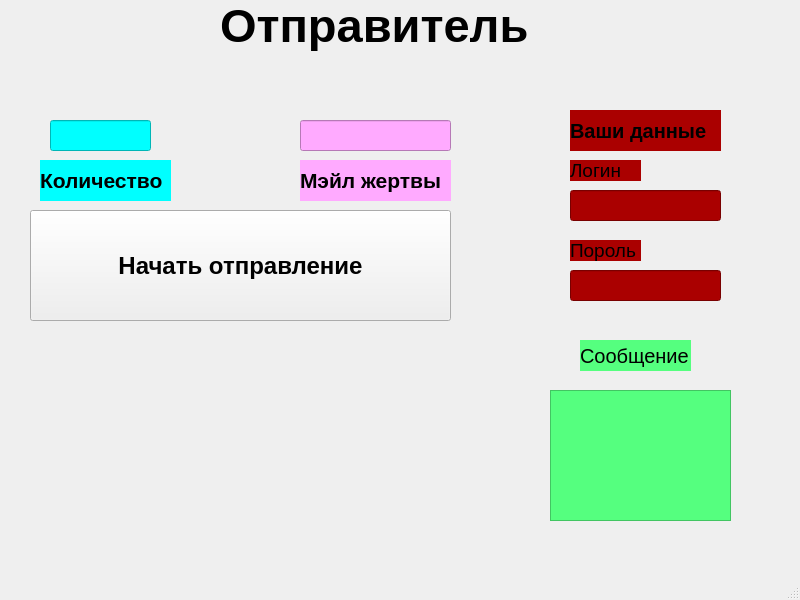
<?xml version="1.0" encoding="UTF-8"?>
<ui version="4.0">
 <class>MainWindow</class>
 <widget class="QMainWindow" name="MainWindow">
  <property name="geometry">
   <rect>
    <x>0</x>
    <y>0</y>
    <width>800</width>
    <height>600</height>
   </rect>
  </property>
  <property name="windowTitle">
   <string>MainWindow</string>
  </property>
  <property name="styleSheet">
   <string notr="true"/>
  </property>
  <widget class="QWidget" name="centralwidget">
   <property name="minimumSize">
    <size>
     <width>400</width>
     <height>400</height>
    </size>
   </property>
   <property name="maximumSize">
    <size>
     <width>1600</width>
     <height>1600</height>
    </size>
   </property>
   <widget class="QPushButton" name="pushButton">
    <property name="geometry">
     <rect>
      <x>30</x>
      <y>210</y>
      <width>421</width>
      <height>111</height>
     </rect>
    </property>
    <property name="minimumSize">
     <size>
      <width>150</width>
      <height>35</height>
     </size>
    </property>
    <property name="maximumSize">
     <size>
      <width>600</width>
      <height>140</height>
     </size>
    </property>
    <property name="font">
     <font>
      <pointsize>18</pointsize>
      <weight>75</weight>
      <bold>true</bold>
     </font>
    </property>
    <property name="text">
     <string>Начать отправление</string>
    </property>
   </widget>
   <widget class="QLineEdit" name="lineEdit">
    <property name="geometry">
     <rect>
      <x>50</x>
      <y>120</y>
      <width>101</width>
      <height>31</height>
     </rect>
    </property>
    <property name="minimumSize">
     <size>
      <width>30</width>
      <height>20</height>
     </size>
    </property>
    <property name="maximumSize">
     <size>
      <width>120</width>
      <height>80</height>
     </size>
    </property>
    <property name="font">
     <font>
      <pointsize>14</pointsize>
      <weight>75</weight>
      <bold>true</bold>
     </font>
    </property>
    <property name="styleSheet">
     <string notr="true">background-color: rgb(0, 255, 255);</string>
    </property>
   </widget>
   <widget class="QLabel" name="vlm">
    <property name="geometry">
     <rect>
      <x>40</x>
      <y>160</y>
      <width>131</width>
      <height>41</height>
     </rect>
    </property>
    <property name="font">
     <font>
      <pointsize>16</pointsize>
      <weight>75</weight>
      <bold>true</bold>
     </font>
    </property>
    <property name="styleSheet">
     <string notr="true">background-color: rgb(0, 255, 255);</string>
    </property>
    <property name="text">
     <string>Количество</string>
    </property>
   </widget>
   <widget class="QLabel" name="label">
    <property name="geometry">
     <rect>
      <x>220</x>
      <y>0</y>
      <width>331</width>
      <height>51</height>
     </rect>
    </property>
    <property name="font">
     <font>
      <pointsize>35</pointsize>
      <weight>75</weight>
      <bold>true</bold>
     </font>
    </property>
    <property name="text">
     <string>Отправитель</string>
    </property>
   </widget>
   <widget class="QLineEdit" name="lineEdit_2">
    <property name="geometry">
     <rect>
      <x>570</x>
      <y>270</y>
      <width>151</width>
      <height>31</height>
     </rect>
    </property>
    <property name="font">
     <font>
      <pointsize>15</pointsize>
     </font>
    </property>
    <property name="styleSheet">
     <string notr="true">background-color:rgb(170, 0, 0);</string>
    </property>
    <property name="text">
     <string/>
    </property>
   </widget>
   <widget class="QLineEdit" name="lineEdit_3">
    <property name="geometry">
     <rect>
      <x>300</x>
      <y>120</y>
      <width>151</width>
      <height>31</height>
     </rect>
    </property>
    <property name="styleSheet">
     <string notr="true">background-color: rgb(255, 170, 255);</string>
    </property>
   </widget>
   <widget class="QLabel" name="vlm_2">
    <property name="geometry">
     <rect>
      <x>300</x>
      <y>160</y>
      <width>151</width>
      <height>41</height>
     </rect>
    </property>
    <property name="font">
     <font>
      <pointsize>16</pointsize>
      <weight>75</weight>
      <bold>true</bold>
     </font>
    </property>
    <property name="styleSheet">
     <string notr="true">background-color: rgb(255, 170, 255);</string>
    </property>
    <property name="text">
     <string>Мэйл жертвы</string>
    </property>
   </widget>
   <widget class="QLabel" name="label_2">
    <property name="geometry">
     <rect>
      <x>570</x>
      <y>110</y>
      <width>151</width>
      <height>41</height>
     </rect>
    </property>
    <property name="font">
     <font>
      <pointsize>15</pointsize>
      <weight>75</weight>
      <bold>true</bold>
     </font>
    </property>
    <property name="styleSheet">
     <string notr="true">background-color:rgb(170, 0, 0);</string>
    </property>
    <property name="text">
     <string>Ваши данные</string>
    </property>
   </widget>
   <widget class="QLineEdit" name="lineEdit_4">
    <property name="geometry">
     <rect>
      <x>570</x>
      <y>190</y>
      <width>151</width>
      <height>31</height>
     </rect>
    </property>
    <property name="font">
     <font>
      <pointsize>15</pointsize>
     </font>
    </property>
    <property name="styleSheet">
     <string notr="true">background-color:rgb(170, 0, 0);</string>
    </property>
    <property name="text">
     <string/>
    </property>
   </widget>
   <widget class="QTextEdit" name="textEdit">
    <property name="geometry">
     <rect>
      <x>550</x>
      <y>390</y>
      <width>181</width>
      <height>131</height>
     </rect>
    </property>
    <property name="styleSheet">
     <string notr="true">background-color:rgb(85, 255, 127);</string>
    </property>
   </widget>
   <widget class="QLabel" name="label_3">
    <property name="geometry">
     <rect>
      <x>570</x>
      <y>240</y>
      <width>71</width>
      <height>21</height>
     </rect>
    </property>
    <property name="font">
     <font>
      <pointsize>14</pointsize>
     </font>
    </property>
    <property name="styleSheet">
     <string notr="true">background-color:rgb(170, 0, 0);</string>
    </property>
    <property name="text">
     <string>Пороль</string>
    </property>
   </widget>
   <widget class="QLabel" name="label_4">
    <property name="geometry">
     <rect>
      <x>570</x>
      <y>160</y>
      <width>71</width>
      <height>21</height>
     </rect>
    </property>
    <property name="font">
     <font>
      <pointsize>14</pointsize>
     </font>
    </property>
    <property name="styleSheet">
     <string notr="true">background-color:rgb(170, 0, 0);</string>
    </property>
    <property name="text">
     <string>Логин</string>
    </property>
   </widget>
   <widget class="QLabel" name="label_5">
    <property name="geometry">
     <rect>
      <x>580</x>
      <y>340</y>
      <width>111</width>
      <height>31</height>
     </rect>
    </property>
    <property name="font">
     <font>
      <pointsize>15</pointsize>
     </font>
    </property>
    <property name="styleSheet">
     <string notr="true">background-color:rgb(85, 255, 127);</string>
    </property>
    <property name="text">
     <string>Сообщение</string>
    </property>
   </widget>
  </widget>
  <widget class="QMenuBar" name="menubar">
   <property name="geometry">
    <rect>
     <x>0</x>
     <y>0</y>
     <width>800</width>
     <height>21</height>
    </rect>
   </property>
  </widget>
  <widget class="QStatusBar" name="statusbar"/>
 </widget>
 <resources/>
 <connections/>
</ui>
